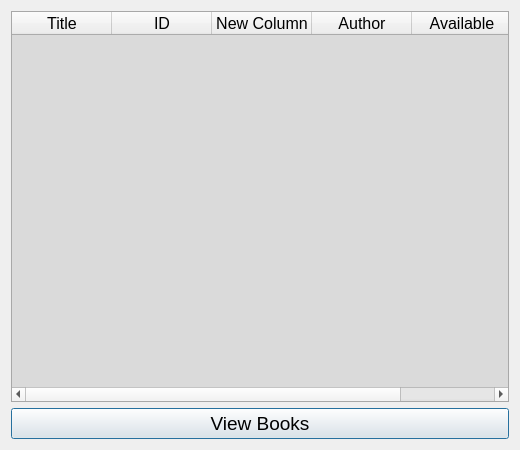
<?xml version="1.0" encoding="UTF-8"?>
<ui version="4.0">
 <class>Dialog</class>
 <widget class="QDialog" name="Dialog">
  <property name="geometry">
   <rect>
    <x>0</x>
    <y>0</y>
    <width>520</width>
    <height>450</height>
   </rect>
  </property>
  <property name="windowTitle">
   <string>View Books</string>
  </property>
  <layout class="QVBoxLayout" name="verticalLayout">
   <item>
    <widget class="QTableWidget" name="tableWidget">
     <property name="font">
      <font>
       <pointsize>12</pointsize>
      </font>
     </property>
     <property name="styleSheet">
      <string notr="true">QTableWidget{
background-color:rgb(218,218,218);
color:white


}</string>
     </property>
     <column>
      <property name="text">
       <string>Title</string>
      </property>
     </column>
     <column>
      <property name="text">
       <string>ID</string>
      </property>
     </column>
     <column>
      <property name="text">
       <string>New Column</string>
      </property>
     </column>
     <column>
      <property name="text">
       <string>Author</string>
      </property>
     </column>
     <column>
      <property name="text">
       <string>Available</string>
      </property>
     </column>
    </widget>
   </item>
   <item>
    <widget class="QPushButton" name="pushButton">
     <property name="font">
      <font>
       <pointsize>14</pointsize>
      </font>
     </property>
     <property name="text">
      <string>View Books</string>
     </property>
    </widget>
   </item>
  </layout>
 </widget>
 <resources/>
 <connections/>
</ui>
